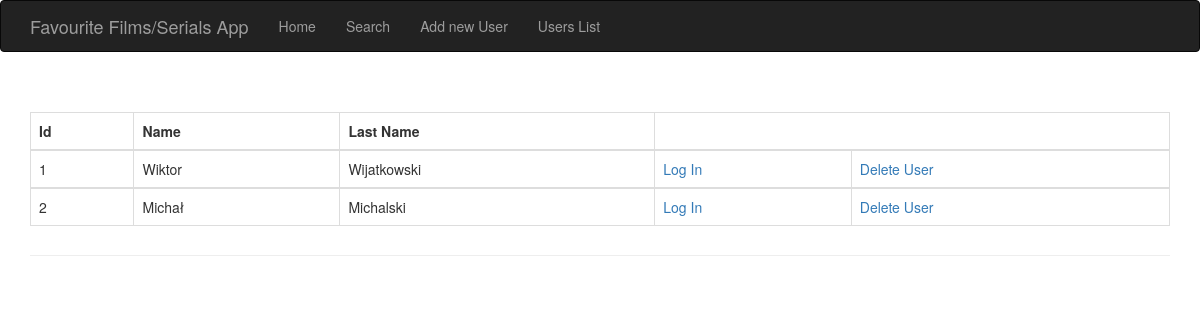
The page /userslist on the database as committed earlier.
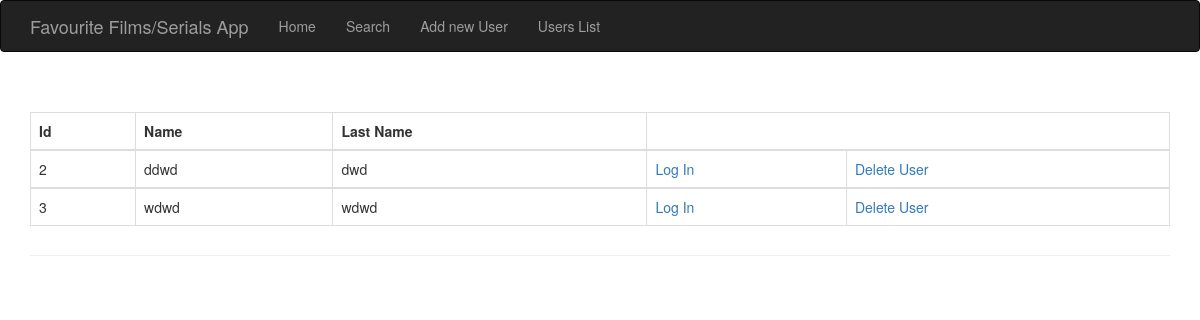
The same page on the database as committed later.
### models.py (models this page shows, shortened)
class User(db.Model):
    id = db.Column(db.Integer, primary_key=True)
    name = db.Column(db.String)
    last_name = db.Column(db.String)
    age = db.Column(db.String)
    mail = db.Column(db.String)
    phone = db.Column(db.Integer)

### app.py (the view)
@app.route('/userslist')
def user_list():
    all = db.session.query(models.User).all()
    return render_template('userList.html', all=all)

### templates/userList.html (shortened to what this page needs)
{% extends 'base.html' %}
{% block page_content %}
<div class="page-header">
        <table class="table table-bordered">
            <tr>
                <th scope="col">Id</th>
                <th scope="col">Name</th>
                <th scope="col">Last Name</th>
            </tr>
            <tbody>
            {% for user in all %}
            <tr scope="row">
                <td>{{ user.id }}</td>
                <td>{{ user.name }}</td>
                <td>{{ user.last_name }}</td>
                <td>
                    <a href="/userdetails?id={{ user.id }}">Log In</a>
                </td>
                <td>
                    <a href="/userdelete?id={{ user.id }}">Delete User</a>
                </td>
            </tr>
            </tbody>
            {% endfor %}
    </table>
</div>
{% endblock %}

### templates/base.html (shortened to what this page needs)
{% extends "bootstrap/base.html" %}
{% block head %}
{{ super() }}
{% endblock %}
{% block navbar %}
<div class="navbar navbar-inverse" role="navigation">
    <div class="container">
        <div class="navbar-header">
            <a class="navbar-brand" href="/">Favourite Films/Serials App </a>
        </div>
        <div class="navbar-collapse collapse">
            <ul class="nav navbar-nav">
                <li><a href="/">Home</a></li>
                <li><a href="/search">Search</a></li>
                <li><a href="/adduser">Add new User</a></li>
                <li><a href="/userslist">Users List</a></li>
            </ul>
        </div>
    </div>
</div>
{% endblock %}
{% block content %}
<div class="container">
    {% block page_content %}{% endblock %}
</div>
{% endblock %}

Rows that differ between the two databases and show on the page:
removed User: id "1", name "Wiktor", last_name "Wijatkowski"
changed User id 2: name "Michał" → "ddwd"; last_name "Michalski" → "dwd"
added User: id "3", name "wdwd", last_name "wdwd"
